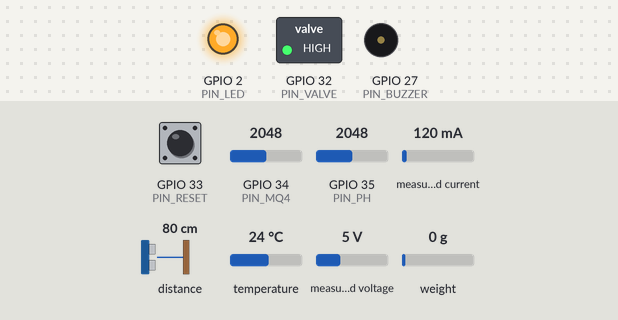
Bench run of a sketch on a simulated ESP32. On the bench: switched loads named in the sketch (green lamp = pin HIGH), output pins drawn as LEDs (lit = HIGH), buzzer (waves = sounding, pin HIGH). The test bench sets the inputs (shaded band); at power-on: GPIO 34 (PIN_MQ4) = 2048, GPIO 33 (PIN_RESET) HIGH, GPIO 35 (PIN_PH) = 2048, measured current 120 mA, distance to the obstacle 80 cm, temperature 24 °C, measured voltage 5 V, weight on the scale 0 g. WiFi joins after 1.5 s; servers stay silent unless stated; uploads are accepted with an empty reply; what the sketch prints to the serial monitor is not drawn.

Above: at 3.7 s.
3.8 s: GPIO 34 (PIN_MQ4) set to 3177
5.3 s: GPIO 34 (PIN_MQ4) set to 3263
At 6.4 s:
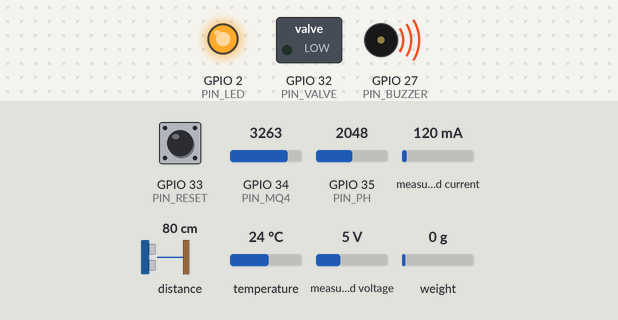
At 7.2 s:
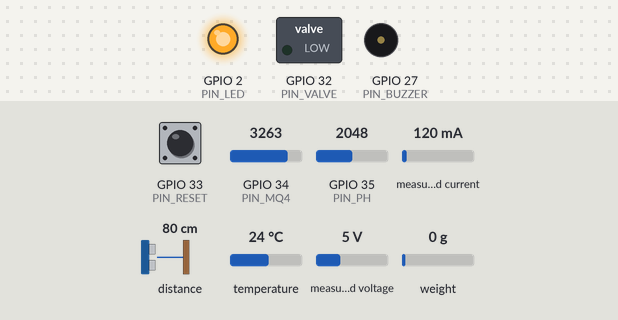
Timing chart, 0 to 8.7 s (numbered marks = the images above; inputs shaded):
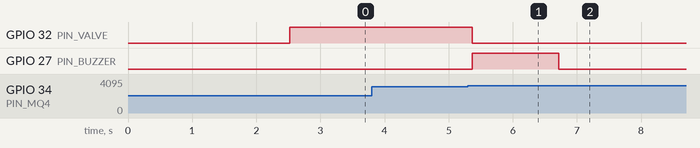

The sketch:

eggcycle.ino
```cpp
// Feed the Egg sensor node (ESP32 DevKit v1)
//
// Reads the egg's sensors, shuts the gas valve on a methane leak, and POSTs a JSON reading
// to the laptop receiver (src/climate/ingest.py) every minute.
//
// Arduino libraries (Library Manager): HX711 (Bogdan Necula), OneWire, DallasTemperature,
// Adafruit_VL53L0X, PZEM004Tv30 (Jakub Mandula), ArduinoJson (v7).
// Copy secrets.example.h to secrets.h and fill it in. Wiring: hardware/README.md

#include <Adafruit_VL53L0X.h>
#include <ArduinoJson.h>
#include <DallasTemperature.h>
#include <HTTPClient.h>
#include <HX711.h>
#include <OneWire.h>
#include <PZEM004Tv30.h>
#include <WiFi.h>

#include "secrets.h"

// --- Pins --------------------------------------------------------------------------------------
const int PIN_HX711_DOUT = 25;  // hopper load cell
const int PIN_HX711_SCK = 26;
const int PIN_TEMP = 4;         // DS18B20 probe inside the egg (4.7k pull-up to 3.3V)
const int PIN_PZEM_RX = 16;     // ESP32 RX2 <- PZEM TX
const int PIN_PZEM_TX = 17;     // ESP32 TX2 -> PZEM RX
const int PIN_MQ4 = 34;         // methane sensor AO via 10k/20k divider (ADC1 works with Wi-Fi on)
const int PIN_PH = 35;          // analog pH probe board (e.g. DFRobot Gravity pH V2), 3.3V
const int PIN_VALVE = 32;       // relay -> normally-closed gas solenoid (HIGH = open)
const int PIN_BUZZER = 27;
const int PIN_RESET = 33;       // push button to GND: re-open valve after a leak is fixed
const int PIN_LED = 2;          // on-board LED: on = Wi-Fi connected
// VL53L0X distance sensor above the gas bag: I2C on SDA 21 / SCL 22

// --- Calibration (measure on your build) -------------------------------------------------------
const float SCALE_FACTOR = 21500.0;  // HX711 counts per kg: weigh a known mass to set
const int BAG_EMPTY_MM = 420;        // sensor -> top of a flat, empty bag
const int BAG_FULL_MM = 120;         // sensor -> top of a full bag
const float MQ4_R0 = 10.0;           // sensor resistance (kOhm) in clean air, after 48h burn-in
const float MQ4_RL = 20.0;           // load resistor on the MQ-4 module (kOhm)
const float LEAK_ALARM_PPM = 5000;   // 10% of methane's lower explosive limit
const float PH7_MV = 1500;           // probe output in pH 7 buffer solution
const float PH4_MV = 2032;           // probe output in pH 4 buffer solution

const unsigned long SAMPLE_MS = 500;
const unsigned long REPORT_MS = 60000;
const float LOADED_KG = 0.10;  // hopper counts as loaded above this
const float EMPTY_KG = 0.03;   // ...and as tipped into the egg below this

HX711 scale;
OneWire oneWire(PIN_TEMP);
DallasTemperature tempSensor(&oneWire);
Adafruit_VL53L0X tof;
PZEM004Tv30 pzem(Serial2, PIN_PZEM_RX, PIN_PZEM_TX);

float hopperKg = 0, stableKg = 0, fedKgUnsent = 0;
float window[4];
int windowFill = 0;
bool hopperLoaded = false;
bool leakLatched = false;
float ch4Ppm = 0;
unsigned long lastSample = 0, lastReport = 0;

// --- Sensors -----------------------------------------------------------------------------------

// Records a feed when the hopper goes from loaded to empty (scraps tipped into the egg).
// Uses the last *stable* weight so pressing on the hopper while tipping doesn't count.
void updateHopper() {
  if (!scale.is_ready()) return;
  hopperKg = scale.get_units(3);
  window[windowFill++ % 4] = hopperKg;
  if (windowFill >= 4) {
    float lo = window[0], hi = window[0];
    for (float w : window) { lo = min(lo, w); hi = max(hi, w); }
    if (hi - lo < 0.02) stableKg = hopperKg;
  }
  if (!hopperLoaded && stableKg > LOADED_KG) hopperLoaded = true;
  if (hopperLoaded && hopperKg < EMPTY_KG) {
    fedKgUnsent += stableKg;
    hopperLoaded = false;
    stableKg = 0;
    lastReport = 0;  // report the feed straight away
  }
}

float readTempC() {
  tempSensor.requestTemperatures();
  float t = tempSensor.getTempCByIndex(0);
  return t == DEVICE_DISCONNECTED_C ? NAN : t;
}

// Two-point calibration: dip the probe in pH 7 and pH 4 buffer, note the mV, set PH7_MV / PH4_MV.
// Healthy slurry is about pH 6.8-7.6; below 6.5 the egg is turning sour (and starts to smell).
float readPh() {
  long mv = 0;
  for (int i = 0; i < 10; i++) mv += analogReadMilliVolts(PIN_PH);
  float slope = (7.0 - 4.0) / (PH7_MV - PH4_MV);
  return 7.0 + slope * (mv / 10.0 - PH7_MV);
}

float readBagPct() {
  VL53L0X_RangingMeasurementData_t m;
  tof.rangingTest(&m, false);
  if (m.RangeStatus == 4) return NAN;  // out of range
  float pct = 100.0 * (BAG_EMPTY_MM - m.RangeMilliMeter) / (BAG_EMPTY_MM - BAG_FULL_MM);
  return constrain(pct, 0, 100);
}

// Rough ppm from the MQ-4 datasheet curve. Indicative only: fit a certified gas alarm too.
float readCh4Ppm() {
  float vOut = analogReadMilliVolts(PIN_MQ4) / 1000.0 * 1.5;  // undo the 10k/20k divider
  if (vOut < 0.05) return 0;
  float rs = MQ4_RL * (5.0 - vOut) / vOut;
  return 1012.7 * pow(rs / MQ4_R0, -2.786);
}

// Fail-safe: valve only opens while powered and no leak is latched.
void updateSafety() {
  ch4Ppm = readCh4Ppm();
  if (ch4Ppm >= LEAK_ALARM_PPM && !leakLatched) {
    leakLatched = true;
    lastReport = 0;  // alert the app now
  }
  if (leakLatched && digitalRead(PIN_RESET) == LOW && ch4Ppm < LEAK_ALARM_PPM / 2) {
    leakLatched = false;
  }
  digitalWrite(PIN_VALVE, leakLatched ? LOW : HIGH);
  digitalWrite(PIN_BUZZER, leakLatched && (millis() / 250) % 2);
}

// --- Network -----------------------------------------------------------------------------------

void ensureWifi() {
  if (WiFi.status() == WL_CONNECTED) return;
  WiFi.begin(WIFI_SSID, WIFI_PASS);
  for (int i = 0; i < 20 && WiFi.status() != WL_CONNECTED; i++) delay(250);
  digitalWrite(PIN_LED, WiFi.status() == WL_CONNECTED);
}

bool sendReading() {
  JsonDocument doc;
  doc["device"] = DEVICE_ID;
  doc["temp_c"] = readTempC();
  doc["ph"] = readPh();
  doc["hopper_kg"] = hopperKg;
  doc["fed_kg"] = fedKgUnsent;
  doc["bag_pct"] = readBagPct();
  doc["gen_w"] = pzem.power();     // NaN if the generator side is unpowered
  doc["gen_kwh"] = pzem.energy();  // lifetime kWh, stored inside the PZEM
  doc["ch4_ppm"] = ch4Ppm;
  doc["valve_open"] = !leakLatched;
  for (JsonPair kv : doc.as<JsonObject>()) {  // JSON has no NaN: a dead sensor sends null
    if (kv.value().is<float>() && isnan(kv.value().as<float>())) kv.value().set(nullptr);
  }
  String body;
  serializeJson(doc, body);

  ensureWifi();
  if (WiFi.status() != WL_CONNECTED) return false;
  HTTPClient http;
  http.begin(SERVER_URL);
  http.addHeader("Content-Type", "application/json");
  http.addHeader("X-Egg-Key", EGG_API_KEY);
  int status = http.POST(body);
  http.end();
  Serial.printf("POST %d %s\n", status, body.c_str());
  return status == 200;
}

// --- Main --------------------------------------------------------------------------------------

void setup() {
  Serial.begin(115200);
  pinMode(PIN_VALVE, OUTPUT);
  digitalWrite(PIN_VALVE, LOW);  // closed until the first safety check
  pinMode(PIN_BUZZER, OUTPUT);
  pinMode(PIN_LED, OUTPUT);
  pinMode(PIN_RESET, INPUT_PULLUP);
  analogSetPinAttenuation(PIN_MQ4, ADC_11db);
  analogSetPinAttenuation(PIN_PH, ADC_11db);

  scale.begin(PIN_HX711_DOUT, PIN_HX711_SCK);
  scale.set_scale(SCALE_FACTOR);
  scale.tare();  // start with the hopper empty
  tempSensor.begin();
  if (!tof.begin()) Serial.println("VL53L0X not found: check I2C wiring");

  ensureWifi();
}

void loop() {
  unsigned long now = millis();
  if (now - lastSample >= SAMPLE_MS) {
    lastSample = now;
    updateSafety();
    updateHopper();
  }
  if (lastReport == 0 || now - lastReport >= REPORT_MS) {
    lastReport = now;
    if (sendReading()) fedKgUnsent = 0;  // keep feeds until the server has them
  }
}
```

secrets.example.h
```cpp
// Copy to secrets.h (not committed) and fill in.
#pragma once

#define WIFI_SSID "your-wifi"
#define WIFI_PASS "your-password"
#define SERVER_URL "http://192.168.1.50:8000/readings"  // laptop IP running climate.ingest
#define EGG_API_KEY "same-as-EGG_API_KEY-in-.env"
#define DEVICE_ID "egg-01"
```

Measured:
- the behaviour switches between 3227 and 3228 on GPIO 34 (PIN_MQ4) (found by bisection; images 0 and 1)
- after the input at 3.8 s, every drawn part: stays the same
- after the input at 5.3 s, GPIO 32 (PIN_VALVE): HIGH → LOW after 0.07 s; GPIO 27 (PIN_BUZZER): LOW → HIGH after 0.07 s, → LOW 1.3 s later
